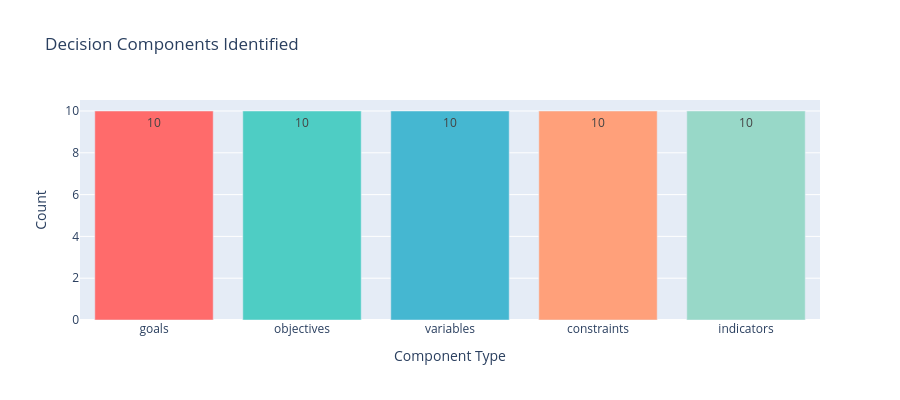

Notebook code for this chart:
### Code cell
# Visualize the balance of decision components found in the documents
component_counts_map = component_counts(decision_components)
component_fig = plot_component_distribution(component_counts_map)
component_fig.show()

print('✓ Visualization complete!')

### Figure 1 — Plotly figure (JSON) as saved in the notebook; plotly's stock layout.template omitted (floating-point values rounded to 4 significant figures)
{"data": [{"marker": {"color": ["#FF6B6B", "#4ECDC4", "#45B7D1", "#FFA07A", "#98D8C8"]}, "text": ["10", "10", "10", "10", "10"], "textposition": "auto", "type": "bar", "x": ["goals", "objectives", "variables", "constraints", "indicators"], "y": [10, 10, 10, 10, 10]}], "layout": {"height": 400, "title": {"text": "Decision Components Identified"}, "xaxis": {"title": {"text": "Component Type"}}, "yaxis": {"title": {"text": "Count"}}}}
